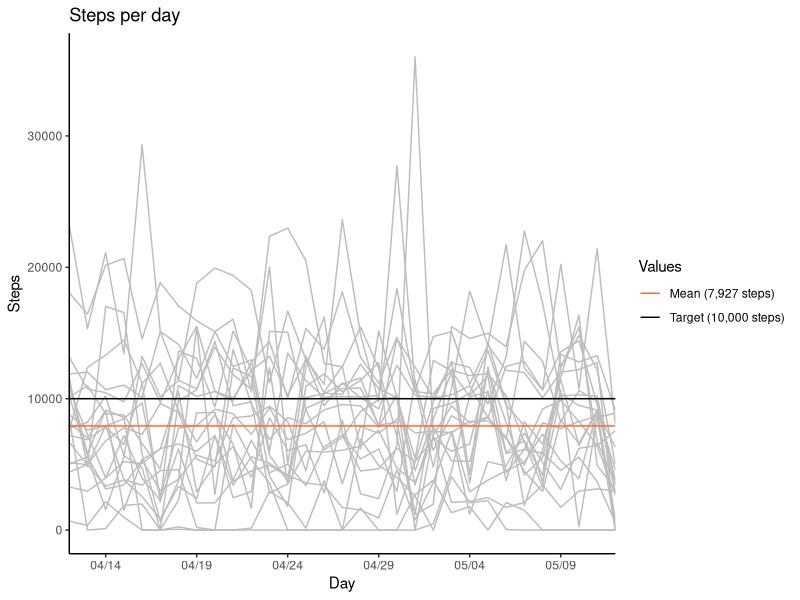

Write R code to recreate this figure.
install.packages("tidyverse")
library(dplyr)
library(ggplot2)

steps_data = read.csv("StepsCLEAN.csv",header = TRUE, sep=",")
steps_data$ActivityDay <- as.Date(steps_data$ActivityDay, sep = "/", format = "%m/%d/%y")
mean(steps_data$StepTotal)

ggplot(steps_data)+
  geom_line(aes(x= ActivityDay, y=StepTotal, group=Id), colour='grey74')+
  scale_x_date(date_breaks = "5 days", date_labels = "%m/%d", expand = c(0,0))+
  geom_line(aes(x=ActivityDay, y=mean(StepTotal),colour='#FF6633'))+
  geom_line(aes(x=ActivityDay, y=10000, colour='black'))+
  scale_color_manual(values=c('#FF6633','black'),name='Values', labels=c('Mean (7,927 steps)','Target (10,000 steps)'))+
  theme_classic()+
  labs(title = 'Steps per day', x='Day',y='Steps')
